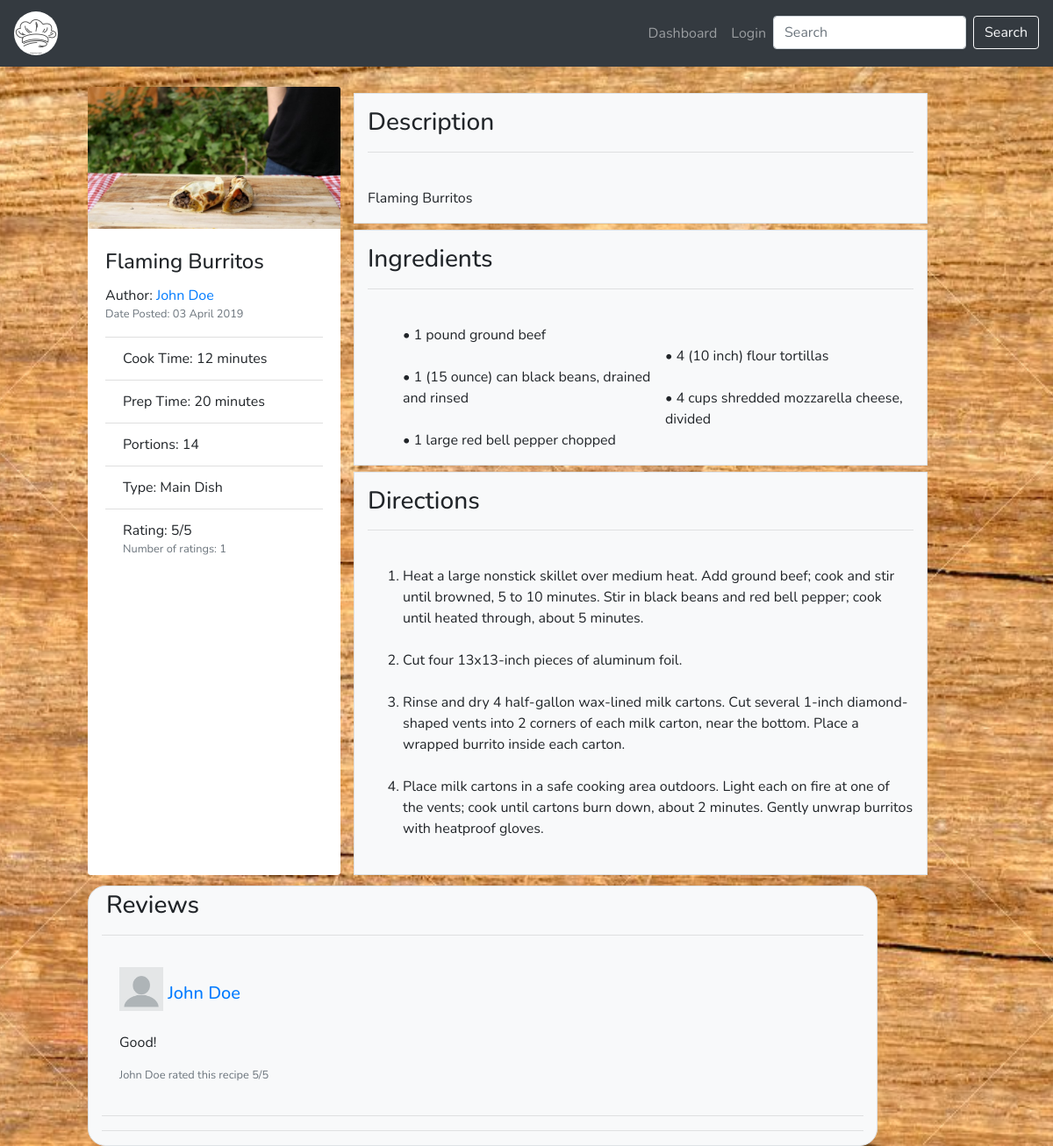
Screenshot of /post/viewPost/49 with the database file from the repository.
### tables this page shows
CREATE TABLE `post` (
  `post_id` int(6) NOT NULL,
  `profile_id` int(6) NOT NULL,
  `type_id` int(6) NOT NULL,
  `title` varchar(30) NOT NULL,
  `picture_id` int(6) NOT NULL,
  `description` varchar(250) NOT NULL,
  `ingredients` text NOT NULL,
  `time` varchar(20) NOT NULL,
  `preperation_time` varchar(60) NOT NULL,
  `directions` text NOT NULL,
  `portions` int(11) NOT NULL,
  `date_posted` timestamp NOT NULL DEFAULT CURRENT_TIMESTAMP
);

CREATE TABLE `picture` (
  `picture_id` int(6) NOT NULL,
  `path` text NOT NULL
);

CREATE TABLE `type` (
  `type_id` int(6) NOT NULL,
  `description` varchar(30) NOT NULL
);

CREATE TABLE `review` (
  `review_id` int(6) NOT NULL,
  `profile_id` int(6) NOT NULL,
  `post_id` int(6) NOT NULL,
  `review_content` text NOT NULL,
  `rating` int(11) DEFAULT NULL
);

### htdocs/app/core/Controller.php (called while the page is built, shortened)
<?php
	require_once ('app/views/layout/layout.php');
	class Controller{
		public function model($model){
			return new $model();
		}
		public function view($view, $method, $data = []){
			require_once 'app/views/' . $view  . "/" . $method . '.php';
		}
	}

### htdocs/app/controllers/post.php (called while the page is built, shortened)
<?php
	class Post extends Controller{
		public function viewPost($id = -1){
			$postModel      = $this->model('PostModel');
			$reviewModel    = $this->model('ReviewModel');
			$post = $postModel->getPost($id);
			$data   = $postModel->viewFullPost($post);
			$review = $reviewModel->displayReview($post);
			$this->view('post', 'viewPost', $data);
			$this->view('review','showReview', $review);
		}
	}

### htdocs/app/core/App.php (called while the page is built, shortened)
<?php
	class App{
		protected $method = 'dashboard';
		public function __construct(){
			$url = $this->parseUrl();
			if(file_exists('app/controllers/' . $url[0] . '.php')){
				unset($url[0]);
			}
			$this->controller = new $this->controller;
			if(isset($url[1])){
				if(method_exists($this->controller, $url[1])){
					$this->method = $url[1];
					unset($url[1]);
				}
			}
			$this->params = $url ? array_values($url) : [];
			call_user_func_array([$this->controller, $this->method], $this->params);
		}
		public function parseUrl(){
			if(isset($_GET['url'])){
				return $url = explode('/', filter_var(rtrim($_GET['url'], '/'), FILTER_SANITIZE_URL));
			}
		}
	}

### htdocs/index.php (called while the page is built, shortened)
<?php
	$app = new App;

### htdocs/app/core/Model.php (called while the page is built, shortened)
<?php
class Model {
	function __construct(){
		$host = 'localhost';
		$dbname = 'Project';
		$user = 'root';
		$pass = '';
		try{
			$this->_connection = new PDO("mysql:host=$host; dbname=$dbname", $user, $pass);
		}catch(PDOException $e){
			echo $e->getMessage();
		}
	}
}

### htdocs/app/models/PostModel.php (called while the page is built, shortened)
<?php
class PostModel extends Model{
	public function getPost($id){
		$STH = $this->_connection->prepare("SELECT * FROM post WHERE post_id = :id");
		$STH->setFetchMode(PDO::FETCH_CLASS, 'PostModel');
		$STH->execute(['id'=>$id]);
		return $STH->fetch();
	}
	public function viewFullPost($post){
		$query = "
		SELECT post.*, type.description as descriptionType, picture.path, CONCAT(profile.first_name, ' ' ,profile.last_name) AS name, ROUND(AVG(review.rating),1) AS avgRating,
			(SELECT savedpost.post_id
		     FROM savedpost
		     WHERE savedpost.profile_id = :profile_id AND post.post_id = savedpost.post_id) as isSaved,
		     COUNT(review.post_id) as numReviews
		FROM post
		INNER JOIN profile
			ON post.profile_id = profile.profile_id
		INNER JOIN picture
			ON post.picture_id = picture.picture_id
		INNER JOIN type
			ON post.type_id = type.type_id
        INNER JOIN review
        	ON post.post_id = review.post_id
		WHERE post.post_id = :id";
		$STH = $this->_connection->prepare($query);
		$STH->setFetchMode(PDO::FETCH_CLASS,'PostModel');
		if(isset($_SESSION['profile_id'])){
			$pid = $_SESSION['profile_id'];
		}else{
			$pid = -999;
		}
		$STH->bindParam(':id', $post->post_id);
		$STH->bindParam(':profile_id', $pid);
		$STH->execute();
		return $STH->fetch();
	}
}

### htdocs/app/models/ReviewModel.php (called while the page is built, shortened)
<?php
	class ReviewModel extends Model{
		public function displayReview($post){
			$query  = "
			SELECT review.*, picture.path, CONCAT(profile.first_name, ' ', profile.last_name) AS name
			FROM review
				INNER JOIN profile
					ON review.profile_id = profile.profile_id
				INNER JOIN picture
					ON profile.picture_id = picture.picture_id
			WHERE post_id = :id";
			$STH = $this->_connection->prepare($query);
			$STH->setFetchMode(PDO::FETCH_CLASS, 'ReviewModel');
			$STH->execute(['id'=>$post->post_id]);
			return $STH->fetchAll();
		}
	}

### htdocs/app/views/post/viewPost.php (the view, shortened to what this page needs)
<html>
<body>
<link href='/css/viewPost.css' rel='stylesheet'/>
<?php
  $date = date_create_from_format("Y-m-d H:i:s",$data->date_posted);
  $formattedDate = date_format($date, "d F Y");
?>
  	<div class='row offset-1'>
          	<div class='card' style='width: 18rem;'>
          		<img class='card-img-top' src="<?php echo $data->path ?>"/>
          		<div class='card-body'>
          			<h4 class='card-title'><?php echo $data->title?></h4>
          			<p class='card-text'>
          				Author: <a href="/profile/index/<?php echo $data->profile_id ?>"><?php echo $data->name ?></a><br/>
          				<small class='text-muted'>Date Posted: <?php echo $formattedDate?></small>
          			</p>
					<ul class='list-group list-group-flush'>
	          			<li class='list-group-item'>Cook Time: <?php echo $data->time ?></li>
	          			<li class='list-group-item'>Prep Time: <?php echo $data->preperation_time ?></li>
	          			<li class='list-group-item'>Portions: <?php echo $data->portions ?></li>
	          			<li class='list-group-item'>Type: <?php echo $data->descriptionType ?></li>
	          			<li class='list-group-item'>Rating:
	          				<?php
	          					if($data->avgRating == null){
	          						echo "No rating";
	          					}else{
	          						echo round($data->avgRating,1) . '/5';
	          					}
	          				?><br/>
                    <?php
                      if($data->numReviews != 0){
                        print "<small class='text-muted'>Number of ratings:  $data->numReviews</small>";
                      }
                    ?>
	          			</li>
	          		</ul>
          		</div>
          	</div>
            <div class='col-lg-8' id='information'>
          		<div class='col-lg-11 bg-light border'>
            		<p>
             			<h3>Description</h3><hr><br/>
                 		 <?php echo $data->description ?>
               		</p>
           		</div>
           		<div class='col-lg-11 bg-light border ingredients'>
            		<p>
                 	 	<h3>Ingredients</h3><hr><br/>
                 	 	<ul>
	                  		<?php
	                  			$ingredientsArray = explode(PHP_EOL, $data->ingredients);
	                  			foreach($ingredientsArray as $value){
								          	if($value != '')
									              print "<li>$value</li><br/>";
								          }
	                  		?>
                  		</ul>
               	    </p>
            	</div>
           		<div class='col-lg-11 bg-light border'>
            		<p>
                  		<h3>Directions</h3><hr><br/>
                    	<ol>
                    		<?php
	                  			$directionsArray = explode(PHP_EOL, $data->directions);
	                  			foreach($directionsArray as $value){
      									if($value != '')
      										print "<li>$value</li><br/>";
      								  }
	                  		?>
                    	</ol>
               		</p>
            	</div>
            </div>
        </div>
  <body>
<html>

### htdocs/app/views/review/showReview.php
<div class='col-sm-9 offset-1 border bg-light' style='border-radius: 20px'>
    <h3 style='margin: 5px;'>Reviews</h3> <hr/>
    <?php
    	if($data == null){
    		print "<p class='text-muted' style='text-align: center'>There are no reviews!<br/>Be the first to review this post</p>";
    	}else{
	    	foreach($data as $item){
	    		if(isset($_SESSION['profile_id']) && ($item->profile_id == $_SESSION['profile_id'] || isset($_SESSION['isAdmin']))){
	    			$deleteBtn = "<a href='/review/deleteReview/" . $item->review_id ."/" . $item->post_id ."' class='btn btn-danger float-right'>Delete Review</a>";
	    		}else{
	    			$deleteBtn = '';
	    		}
	    		print "
	    			<div class='card-w-50'>
						<div class='card-body'>
				    		<h5 class='card-title'>
				       		". $deleteBtn ."
				       		<a href='/profile/index/" .$item->profile_id ."'>  <img class='card-title' style='height: 50px; width: 50px' src='". $item->path ."'/></a>
				       		<a href='/profile/index/". $item->profile_id ."'>". $item->name ."</br></a>
				       		</h5>
				            <p class='card-text'>
				               ". $item->review_content . "
				            </p>
				      	 <small class='text-muted'>". $item->name ." rated this recipe ". $item->rating ."/5</small>
						</div>
					</div>
					<hr/>
	    		";
	    	}
    	}
    ?>
<hr/>

### htdocs/css/layoutCss.css (style rules this page uses)
body { font-family: 'Nunito', sans-serif; }

### htdocs/css/viewPost.css (style rules this page uses)
body { background: url("/App/images/viewPostBackground.jpg"); min-height: 100%; background-repeat: no-repeat; background-attachment: fixed; background-position: center; background-size: cover }
ul { list-style-type: none; columns: 2; }
.ingredients ul li:before { content: "• "; }
.card { border: none; }
div { margin-top: 1%; }

### rows the page displays
post: picture.path (picture), title "Flaming Burritos", date_posted "03 April 2019", time "12 minutes", preperation_time "20 minutes", portions "14", type.description "Main Dish", description "Flaming Burritos", ingredients "1 pound ground beef", ingredients "1 (15 ounce) can black beans, drained and rinsed", ingredients "1 large red bell pepper chopped", ingredients "4 (10 inch) flour tortillas", ingredients "4 cups shredded mozzarella cheese, divided", directions "Heat a large nonstick skillet over medium heat. Add ground beef; cook and stir until browned, 5 to 10 minutes. Stir in black beans and red bell pepper; cook until heated through, about 5 minutes.", directions "Cut four 13x13-inch pieces of aluminum foil.", directions "Rinse and dry 4 half-gallon wax-lined milk cartons. Cut several 1-inch diamond-shaped vents into 2 corners of each milk carton, near the bottom. Place a wrapped burrito inside each carton.", directions "Place milk cartons in a safe cooking area outdoors. Light each on fire at one of the vents; cook until cartons burn down, about 2 minutes. Gently unwrap burritos with heatproof gloves."
review: picture.path (picture), name "John Doe", review_content "Good!", rating "5"

### other values shown
$data->name "John Doe"
$data->avgRating "5"
$data->numReviews "1"
